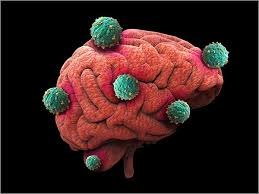
#> input picture Encryption code/images/brain.jpg, 259 x 194 px
$ python fourier.py
#> lines starting #> are read from the running program, lines starting #| are printed output that depends on the picture; long printed decimals are rounded
# fourier_synthesis.py

import numpy as np
import matplotlib.pyplot as plt

image_filename = "images/brain.jpg"

#FOURIER TRANSFORM
def calculate_2dft(input):
    ft = np.fft.ifftshift(input)
    ft = np.fft.fft2(ft)
    return np.fft.fftshift(ft)


# Read and process image
image = plt.imread('images/brain.jpg')
#> image is the input picture: shape (194, 259, 3); mean R, G, B 53.3, 29.1, 27.1
image = image[:, :, :3].mean(axis=2)  # Convert to grayscale
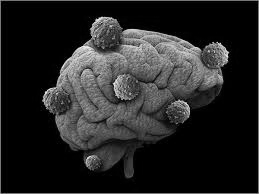
#> image: shape (194, 259) float64; min 0, max 241, mean 36.5

plt.set_cmap("gray")

# FOURIER COEFFICIENTS
ft = calculate_2dft(image)
#> in calculate_2dft, `ft = np.fft.ifftshift(input)`:
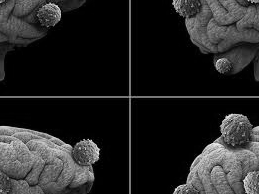
#> ft: shape (194, 259) float64; min 0, max 241, mean 36.5
#print(ft)
#print(type(ft))

# creating a NumPy array
#ft = np.array(0)

arr=np.array(0)
hashcode=list()
# traversing the list
for i in range(len(ft)):
   arr= np.append(arr,ft[i].real)

#arr = np.arange(1, 5)

# AVERAGE THE REAL PARTS
avg = np.average(arr)
#> avg = 78
print(avg)
#| 77.998
for i in range(len(ft)):
   if (arr[i]>avg):
       hashcode.append('1')
   else:
      hashcode.append('0')
#> after the loop, hashcode = 194 items, first 6: '0', '1', '1', '0', '0', '0'

print(hashcode)
#> (printed output is left out)


# [17 lines of commented-out code are left out]
